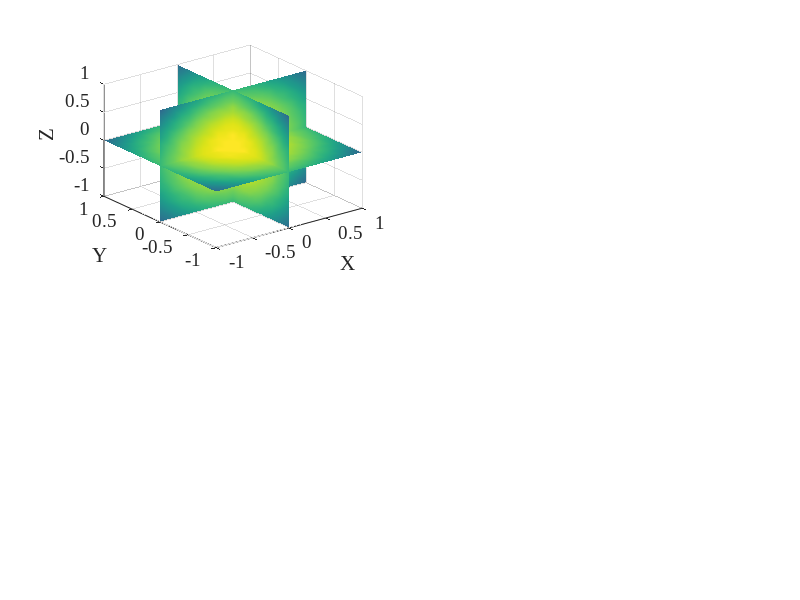

This chart was generated by the following MATLAB code: (Note: this script raises an error after producing the figure.)
% +------------------------------------------------------+
% |                4D Data Visualization                 |
% |              with MATLAB Implementation              | 
% |                                                      |
% | Author: M.Sc. Eng. Hristo Zhivomirov        02/16/13 | 
% +------------------------------------------------------+

clear, clc, close all

% form the axes
x = -1:0.1:1;                   % first dimension independent variable
y = -1:0.1:1;                   % second dimension independent variable
z = -1:0.1:1;                   % third dimension independent variable
[X, Y, Z] = meshgrid(x, y, z);	% form the 3D data grid

% write the equation that describes the fourth dimension
data = abs(cos(X) + cos(Y) + cos(Z)); 

% plot the data
figure(1)
subplot(2, 2, 1)
slice(X, Y, Z, data, 0, 0, 0);
shading interp
set(gca, 'FontName', 'Times New Roman', 'FontSize', 14)
xlabel('X')
ylabel('Y')
zlabel('Z')
alpha(0.75) 
colorbar

% plot the data (cont.)
subplot(2, 2, 2)
slice(X, Y, Z, data, [-1 -0.5 0 0.5 1], [], []);
shading interp
set(gca, 'FontName', 'Times New Roman', 'FontSize', 14)
xlabel('X')
ylabel('Y')
zlabel('Z')
alpha(0.75) 
colorbar

% plot the data (cont.)
subplot(2, 2, 3)
slice(X, Y, Z, data, [], [-1 -0.5 0 0.5 1], []);
shading interp
set(gca, 'FontName', 'Times New Roman', 'FontSize', 14)
xlabel('X')
ylabel('Y')
zlabel('Z')
alpha(0.75) 
colorbar

% plot the data (cont.)
subplot(2, 2, 4)
slice(X, Y, Z, data, [], [], [-1 -0.5 0 0.5 1]);
shading interp
set(gca, 'FontName', 'Times New Roman', 'FontSize', 14)
xlabel('X')
ylabel('Y')
zlabel('Z')
alpha(0.75) 
colorbar